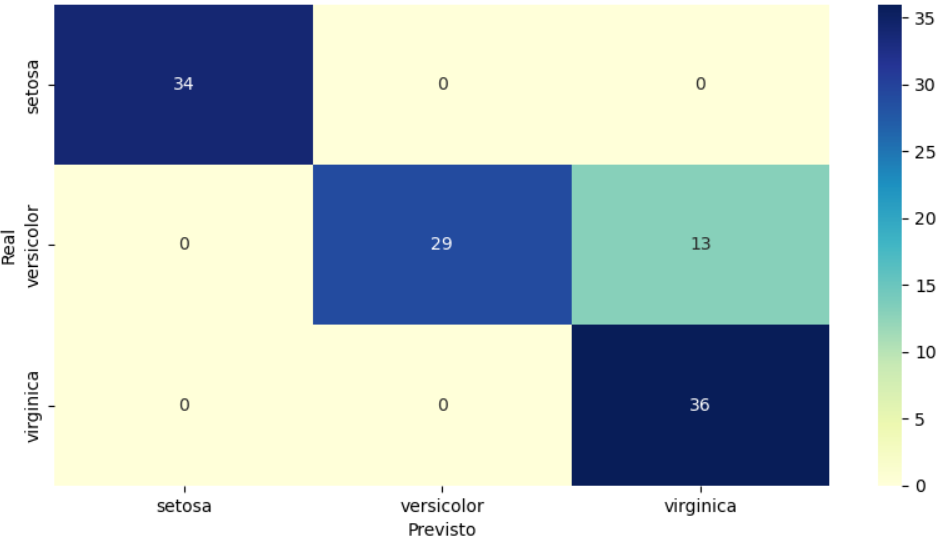
#> input picture thesis-en/imagens/confusion_classic_train.PNG, 941 x 540 px, found by its file name; its folder holds 8 pictures in this run
$ python generate_english_figures.py
#> lines starting #> are read from the running program, lines starting #| are printed output that depends on the picture
"""Generate English-labeled versions of the thesis result figures."""

from pathlib import Path

import matplotlib.pyplot as plt
import numpy as np
import seaborn as sns
from matplotlib import font_manager
from PIL import Image, ImageDraw, ImageFont


IMAGE_DIR = Path("imagens")


def save_confusion_matrix(source_name, output_name, values):
#> called with source_name = 'confusion_classic_train.PNG', output_name = 'confusion_classic_train_en.png'
    source_size = Image.open(IMAGE_DIR / source_name).size
#> source_size = (941, 540)
    figure = plt.figure(
        figsize=(source_size[0] / 100, source_size[1] / 100), dpi=100
    )
    axis = sns.heatmap(
        np.asarray(values),
        annot=True,
        fmt="d",
        cmap="YlGnBu",
        cbar=True,
        xticklabels=["setosa", "versicolor", "virginica"],
        yticklabels=["setosa", "versicolor", "virginica"],
    )
    axis.set_xlabel("Predicted")
    axis.set_ylabel("Actual")
    figure.tight_layout()
    figure.savefig(IMAGE_DIR / output_name, dpi=100, transparent=True)
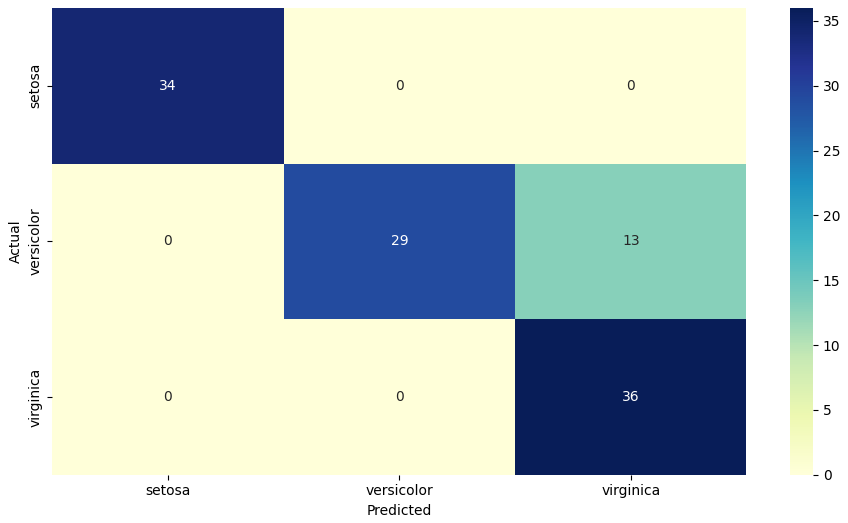
#> figure drawn by matplotlib, 2 panels
    plt.close(figure)


# [49 lines left out: functions draw_rotated_label, translate_roc_plot, not called in this run]


save_confusion_matrix(
    "confusion_classic_train.PNG",
    "confusion_classic_train_en.png",
    [[34, 0, 0], [0, 29, 13], [0, 0, 36]],
)
save_confusion_matrix(
    "confusion_classic_test.png",
    "confusion_classic_test_en.png",
    [[16, 0, 0], [0, 7, 1], [0, 1, 13]],
)
#> call 2 of save_confusion_matrix, with source_name = 'confusion_classic_test.png', output_name = 'confusion_classic_test_en.png'
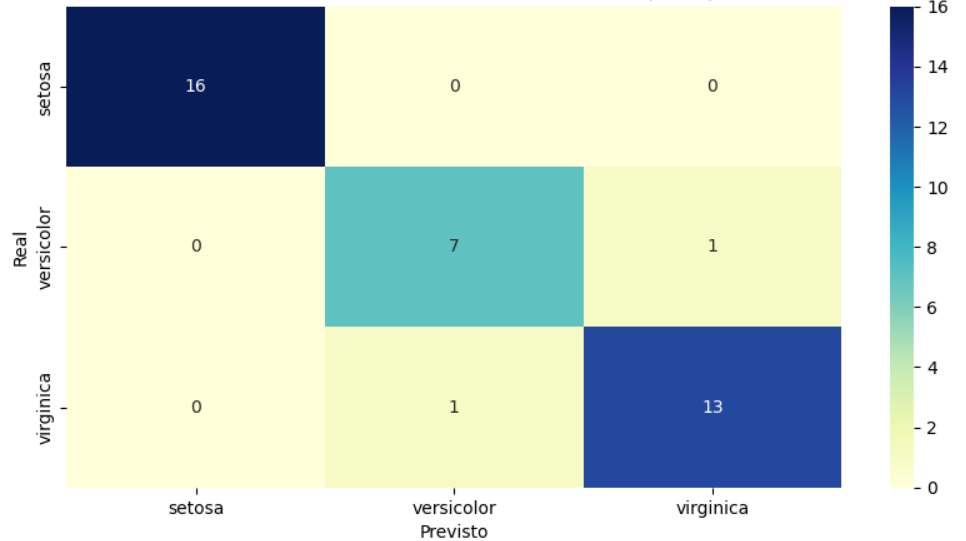
#> input picture thesis-en/imagens/confusion_classic_test.png, 966 x 541 px, found by its file name
#> in save_confusion_matrix (call 2), `source_size = Image.open(IMAGE_DIR / source_name).size`: source_size = (966, 541)
#> in save_confusion_matrix (call 2), `figure.savefig(IMAGE_DIR / output_name, dpi=100, transparent=True)`:
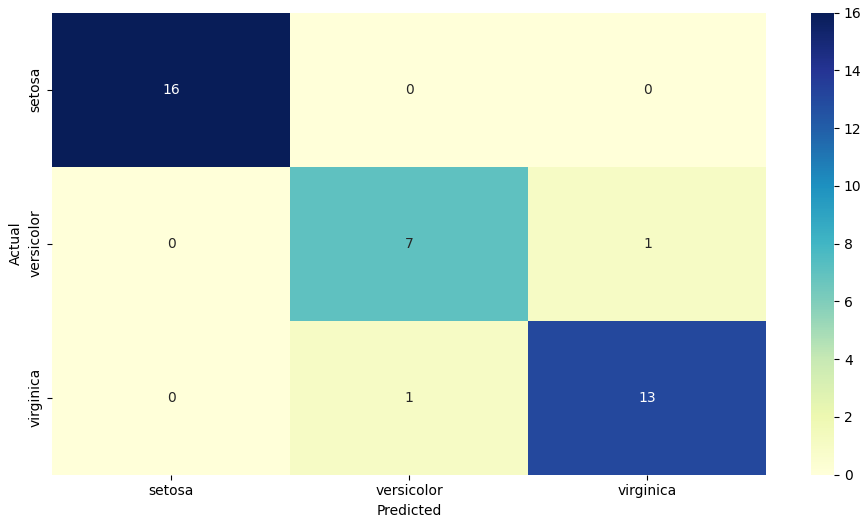
#> figure drawn by matplotlib, 2 panels
save_confusion_matrix(
    "confusion_quantum_train.png",
    "confusion_quantum_train_en.png",
    [[34, 0, 0], [2, 36, 4], [0, 15, 21]],
)
#> (the run stopped early here; a loop or call above may not have finished)
